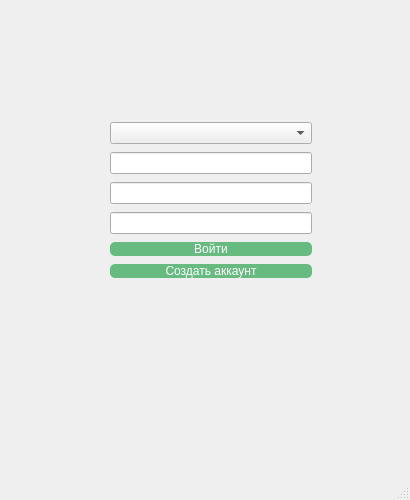
<?xml version="1.0" encoding="UTF-8"?>
<ui version="4.0">
 <class>Autorization_win</class>
 <widget class="QMainWindow" name="Autorization_win">
  <property name="geometry">
   <rect>
    <x>0</x>
    <y>0</y>
    <width>410</width>
    <height>500</height>
   </rect>
  </property>
  <property name="maximumSize">
   <size>
    <width>410</width>
    <height>500</height>
   </size>
  </property>
  <property name="windowTitle">
   <string>MainWindow</string>
  </property>
  <property name="windowIcon">
   <iconset>
    <normaloff>../task and images/Мастер пол.ico</normaloff>../task and images/Мастер пол.ico</iconset>
  </property>
  <property name="styleSheet">
   <string notr="true">background-color: #F4E8D3;
color: #67BA80;

QPushButton 
{     
background-color: #88c0d0;  /* Цвет фона кнопки */    
color: white;  /* Цвет текста */     border-radius: 5px;  /* Скругленные углы */ 
}</string>
  </property>
  <property name="toolButtonStyle">
   <enum>Qt::ToolButtonIconOnly</enum>
  </property>
  <property name="documentMode">
   <bool>false</bool>
  </property>
  <widget class="QWidget" name="centralwidget">
   <widget class="QWidget" name="verticalLayoutWidget">
    <property name="geometry">
     <rect>
      <x>110</x>
      <y>120</y>
      <width>202</width>
      <height>161</height>
     </rect>
    </property>
    <layout class="QVBoxLayout" name="verticalLayout">
     <item>
      <widget class="QComboBox" name="comboBox_autoriz"/>
     </item>
     <item>
      <widget class="QLineEdit" name="lineEdit_login_autoriz"/>
     </item>
     <item>
      <widget class="QLineEdit" name="lineEdit_password_autoriz"/>
     </item>
     <item>
      <widget class="QLineEdit" name="lineEdit_repit_pass_auto"/>
     </item>
     <item>
      <widget class="QPushButton" name="pushButton_autoriz">
       <property name="styleSheet">
        <string notr="true">QPushButton 
{     
background-color: #67BA80;  /* Цвет фона кнопки */    
color: white;  /* Цвет текста */    
border-radius: 5px;  /* Скругленные углы */ 
}</string>
       </property>
       <property name="text">
        <string>Войти</string>
       </property>
      </widget>
     </item>
     <item>
      <widget class="QPushButton" name="pushButton_registration_f_autor">
       <property name="styleSheet">
        <string notr="true">QPushButton 
{     
background-color: #67BA80;  /* Цвет фона кнопки */    
color: white;  /* Цвет текста */     border-radius: 5px;  /* Скругленные углы */ 
}</string>
       </property>
       <property name="text">
        <string>Создать аккаунт</string>
       </property>
      </widget>
     </item>
    </layout>
   </widget>
  </widget>
  <widget class="QStatusBar" name="statusbar"/>
 </widget>
 <resources/>
 <connections/>
</ui>
